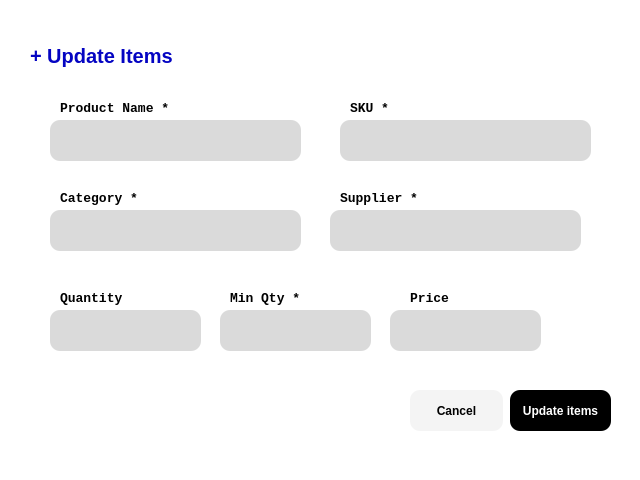
<?xml version="1.0" encoding="UTF-8"?>
<ui version="4.0">
 <class>CONTAINER</class>
 <widget class="QDialog" name="CONTAINER">
  <property name="geometry">
   <rect>
    <x>0</x>
    <y>0</y>
    <width>640</width>
    <height>480</height>
   </rect>
  </property>
  <property name="windowTitle">
   <string>Dialog</string>
  </property>
  <property name="styleSheet">
   <string notr="true">background-color: rgb(255, 255, 255);
color: rgb(0, 0, 0);</string>
  </property>
  <widget class="QLabel" name="label">
   <property name="geometry">
    <rect>
     <x>30</x>
     <y>40</y>
     <width>211</width>
     <height>31</height>
    </rect>
   </property>
   <property name="font">
    <font>
     <pointsize>15</pointsize>
     <weight>75</weight>
     <bold>true</bold>
    </font>
   </property>
   <property name="styleSheet">
    <string notr="true">color: qlineargradient(spread:pad, x1:0.149, y1:0.171, x2:1, y2:0, stop:1 rgba(0, 0, 193, 251));</string>
   </property>
   <property name="text">
    <string>+ Update Items</string>
   </property>
  </widget>
  <widget class="QLabel" name="label_2">
   <property name="geometry">
    <rect>
     <x>60</x>
     <y>100</y>
     <width>151</width>
     <height>16</height>
    </rect>
   </property>
   <property name="font">
    <font>
     <family>Lucida Console</family>
     <pointsize>10</pointsize>
     <weight>75</weight>
     <bold>true</bold>
    </font>
   </property>
   <property name="text">
    <string>Product Name *</string>
   </property>
  </widget>
  <widget class="QLineEdit" name="nameEntry">
   <property name="geometry">
    <rect>
     <x>50</x>
     <y>120</y>
     <width>251</width>
     <height>41</height>
    </rect>
   </property>
   <property name="styleSheet">
    <string notr="true">border-radius: 10px;
background-color: rgb(218, 218, 218);</string>
   </property>
   <property name="placeholderText">
    <string/>
   </property>
  </widget>
  <widget class="QLabel" name="label_3">
   <property name="geometry">
    <rect>
     <x>350</x>
     <y>100</y>
     <width>151</width>
     <height>16</height>
    </rect>
   </property>
   <property name="font">
    <font>
     <family>Lucida Console</family>
     <pointsize>10</pointsize>
     <weight>75</weight>
     <bold>true</bold>
    </font>
   </property>
   <property name="text">
    <string>SKU *</string>
   </property>
  </widget>
  <widget class="QLabel" name="label_4">
   <property name="geometry">
    <rect>
     <x>60</x>
     <y>190</y>
     <width>151</width>
     <height>16</height>
    </rect>
   </property>
   <property name="font">
    <font>
     <family>Lucida Console</family>
     <pointsize>10</pointsize>
     <weight>75</weight>
     <bold>true</bold>
    </font>
   </property>
   <property name="text">
    <string>Category *</string>
   </property>
  </widget>
  <widget class="QLabel" name="label_5">
   <property name="geometry">
    <rect>
     <x>340</x>
     <y>190</y>
     <width>151</width>
     <height>16</height>
    </rect>
   </property>
   <property name="font">
    <font>
     <family>Lucida Console</family>
     <pointsize>10</pointsize>
     <weight>75</weight>
     <bold>true</bold>
    </font>
   </property>
   <property name="text">
    <string>Supplier *</string>
   </property>
  </widget>
  <widget class="QLabel" name="label_6">
   <property name="geometry">
    <rect>
     <x>60</x>
     <y>290</y>
     <width>151</width>
     <height>16</height>
    </rect>
   </property>
   <property name="font">
    <font>
     <family>Lucida Console</family>
     <pointsize>10</pointsize>
     <weight>75</weight>
     <bold>true</bold>
    </font>
   </property>
   <property name="text">
    <string>Quantity</string>
   </property>
  </widget>
  <widget class="QLabel" name="label_7">
   <property name="geometry">
    <rect>
     <x>230</x>
     <y>290</y>
     <width>151</width>
     <height>16</height>
    </rect>
   </property>
   <property name="font">
    <font>
     <family>Lucida Console</family>
     <pointsize>10</pointsize>
     <weight>75</weight>
     <bold>true</bold>
    </font>
   </property>
   <property name="text">
    <string>Min Qty *</string>
   </property>
  </widget>
  <widget class="QLabel" name="label_8">
   <property name="geometry">
    <rect>
     <x>410</x>
     <y>290</y>
     <width>151</width>
     <height>16</height>
    </rect>
   </property>
   <property name="font">
    <font>
     <family>Lucida Console</family>
     <pointsize>10</pointsize>
     <weight>75</weight>
     <bold>true</bold>
    </font>
   </property>
   <property name="text">
    <string>Price</string>
   </property>
  </widget>
  <widget class="QLineEdit" name="nameEntry_3">
   <property name="geometry">
    <rect>
     <x>340</x>
     <y>120</y>
     <width>251</width>
     <height>41</height>
    </rect>
   </property>
   <property name="styleSheet">
    <string notr="true">border-radius: 10px;
background-color: rgb(218, 218, 218);</string>
   </property>
   <property name="placeholderText">
    <string/>
   </property>
  </widget>
  <widget class="QLineEdit" name="nameEntry_8">
   <property name="geometry">
    <rect>
     <x>50</x>
     <y>210</y>
     <width>251</width>
     <height>41</height>
    </rect>
   </property>
   <property name="styleSheet">
    <string notr="true">border-radius: 10px;
background-color: rgb(218, 218, 218);</string>
   </property>
   <property name="placeholderText">
    <string/>
   </property>
  </widget>
  <widget class="QLineEdit" name="nameEntry_9">
   <property name="geometry">
    <rect>
     <x>330</x>
     <y>210</y>
     <width>251</width>
     <height>41</height>
    </rect>
   </property>
   <property name="styleSheet">
    <string notr="true">border-radius: 10px;
background-color: rgb(218, 218, 218);</string>
   </property>
   <property name="placeholderText">
    <string/>
   </property>
  </widget>
  <widget class="QLineEdit" name="qtyEntry">
   <property name="geometry">
    <rect>
     <x>50</x>
     <y>310</y>
     <width>151</width>
     <height>41</height>
    </rect>
   </property>
   <property name="styleSheet">
    <string notr="true">border-radius: 10px;
background-color: rgb(218, 218, 218);</string>
   </property>
   <property name="placeholderText">
    <string/>
   </property>
  </widget>
  <widget class="QLineEdit" name="nameEntry_11">
   <property name="geometry">
    <rect>
     <x>220</x>
     <y>310</y>
     <width>151</width>
     <height>41</height>
    </rect>
   </property>
   <property name="styleSheet">
    <string notr="true">border-radius: 10px;
background-color: rgb(218, 218, 218);</string>
   </property>
   <property name="placeholderText">
    <string/>
   </property>
  </widget>
  <widget class="QLineEdit" name="priceEntry">
   <property name="geometry">
    <rect>
     <x>390</x>
     <y>310</y>
     <width>151</width>
     <height>41</height>
    </rect>
   </property>
   <property name="focusPolicy">
    <enum>Qt::WheelFocus</enum>
   </property>
   <property name="styleSheet">
    <string notr="true">border-radius: 10px;
background-color: rgb(218, 218, 218);</string>
   </property>
   <property name="placeholderText">
    <string/>
   </property>
  </widget>
  <widget class="QPushButton" name="pushButton">
   <property name="geometry">
    <rect>
     <x>510</x>
     <y>390</y>
     <width>101</width>
     <height>41</height>
    </rect>
   </property>
   <property name="font">
    <font>
     <weight>75</weight>
     <bold>true</bold>
    </font>
   </property>
   <property name="styleSheet">
    <string notr="true">background-color: rgb(0, 0, 0);
border-radius: 10px;
color: rgb(255, 255, 255);</string>
   </property>
   <property name="text">
    <string>Update items</string>
   </property>
  </widget>
  <widget class="QPushButton" name="pushButton_2">
   <property name="geometry">
    <rect>
     <x>410</x>
     <y>390</y>
     <width>93</width>
     <height>41</height>
    </rect>
   </property>
   <property name="font">
    <font>
     <weight>75</weight>
     <bold>true</bold>
    </font>
   </property>
   <property name="styleSheet">
    <string notr="true">border-radius: 10px;
background-color: rgb(244, 244, 244)
</string>
   </property>
   <property name="text">
    <string>Cancel</string>
   </property>
  </widget>
 </widget>
 <resources/>
 <connections/>
</ui>
